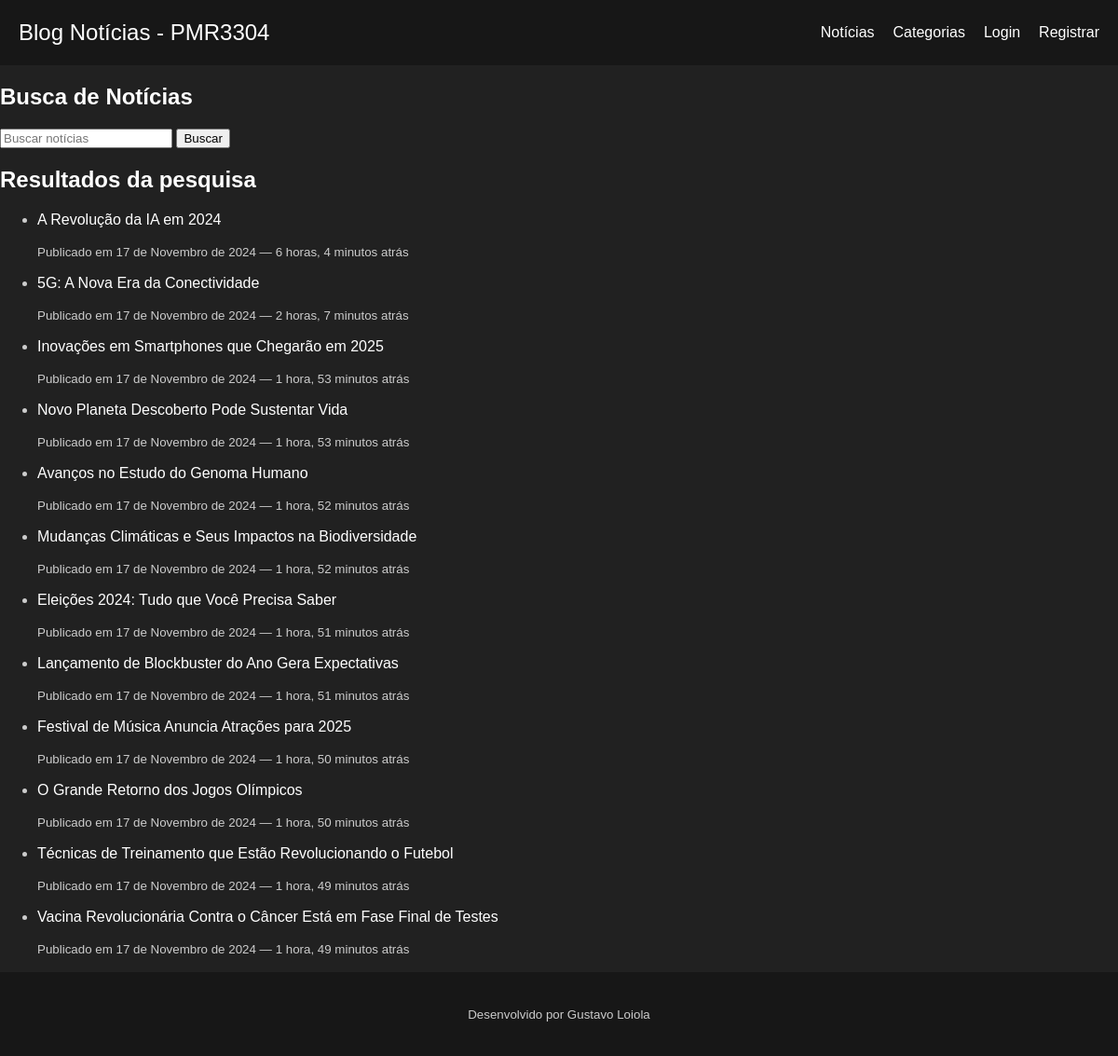
Page /busca/ on the committed database.
### noticias/models.py (models this page shows, shortened)
class Noticia(models.Model):
    titulo = models.CharField(max_length=200)
    resumo = models.TextField(max_length=300)
    conteudo = models.TextField()
    data_postagem = models.DateTimeField(auto_now_add=True)
    noticia_url = models.URLField(max_length=200)
    categorias = models.ManyToManyField(Categoria, related_name='noticias')

### noticias/views.py (the view)
# urls.py: path('busca/', views.busca_noticias, name='buscar'),
def busca_noticias(request):
    query = request.GET.get('query', '')
    noticias_encontradas = Noticia.objects.filter(titulo__icontains=query) if query else Noticia.objects.all()
    if query and request.user.is_authenticated:
        HistoricoBusca.objects.create(usuario=request.user, termo=query)
    historico_buscas = (
        HistoricoBusca.objects.filter(usuario=request.user).order_by('-data_busca')
        if request.user.is_authenticated else []
    )
    context = {
        'lista_noticias': noticias_encontradas,
        'query': query,
        'historico_buscas': historico_buscas,
    }
    return render(request, 'noticias/search.html', context)

### noticias/templates/noticias/search.html (shortened to what this page needs)
{% extends 'base.html' %}
{% block content %}
<h2>Busca de Notícias</h2>
<form action="{% url 'noticias:buscar' %}" method="get">
    <input type="text" name="query" placeholder="Buscar notícias" value="{{ query }}">
    <button type="submit">Buscar</button>
</form>
<h2>Resultados da pesquisa{% if query %} para "{{ query }}"{% endif %}</h2>
{% if lista_noticias %}
    <ul>
        {% for noticia in lista_noticias %}
            <li>
                <a href="{% url 'noticias:detalhe' noticia.id %}">{{ noticia.titulo }}</a>
                <p>
                    <small>Publicado em {{ noticia.data_postagem|date:"d \d\e F \d\e Y" }} — {{ noticia.data_postagem|timesince }} atrás</small>
                </p>
            </li>
        {% endfor %}
    </ul>
{% else %}
    <p>Nenhuma notícia encontrada para "{{ query }}"</p>
{% endif %}
{% endblock content %}

### static/style.css (style rules this page uses)
body { background-color: #212121; color: #FFFFFF; font-family: 'Arial', sans-serif; margin: 0; padding: 0; }
h1, h2, h3, h4 { font-family: 'Helvetica', sans-serif; color: #FFFFFF; }
a { color: #FFFFFF; text-decoration: none; }
p, ul { color: #CCCCCC; }

### rows in the picture
Noticia: titulo "A Revolução da IA em 2024", data_postagem "17 de Novembro de 2024", data_postagem "6 horas, 4 minutos"
Noticia: titulo "5G: A Nova Era da Conectividade", data_postagem "17 de Novembro de 2024", data_postagem "2 horas, 7 minutos"
Noticia: titulo "Inovações em Smartphones que Chegarão em 2025", data_postagem "17 de Novembro de 2024", data_postagem "1 hora, 53 minutos"
Noticia: titulo "Novo Planeta Descoberto Pode Sustentar Vida", data_postagem "17 de Novembro de 2024", data_postagem "1 hora, 53 minutos"
Noticia: titulo "Avanços no Estudo do Genoma Humano", data_postagem "17 de Novembro de 2024", data_postagem "1 hora, 52 minutos"
Noticia: titulo "Mudanças Climáticas e Seus Impactos na Biodiversidade", data_postagem "17 de Novembro de 2024", data_postagem "1 hora, 52 minutos"
Noticia: titulo "Eleições 2024: Tudo que Você Precisa Saber", data_postagem "17 de Novembro de 2024", data_postagem "1 hora, 51 minutos"
Noticia: titulo "Lançamento de Blockbuster do Ano Gera Expectativas", data_postagem "17 de Novembro de 2024", data_postagem "1 hora, 51 minutos"
Noticia: titulo "Festival de Música Anuncia Atrações para 2025", data_postagem "17 de Novembro de 2024", data_postagem "1 hora, 50 minutos"
Noticia: titulo "O Grande Retorno dos Jogos Olímpicos", data_postagem "17 de Novembro de 2024", data_postagem "1 hora, 50 minutos"
Noticia: titulo "Técnicas de Treinamento que Estão Revolucionando o Futebol", data_postagem "17 de Novembro de 2024", data_postagem "1 hora, 49 minutos"
Noticia: titulo "Vacina Revolucionária Contra o Câncer Está em Fase Final de Testes", data_postagem "17 de Novembro de 2024", data_postagem "1 hora, 49 minutos"
